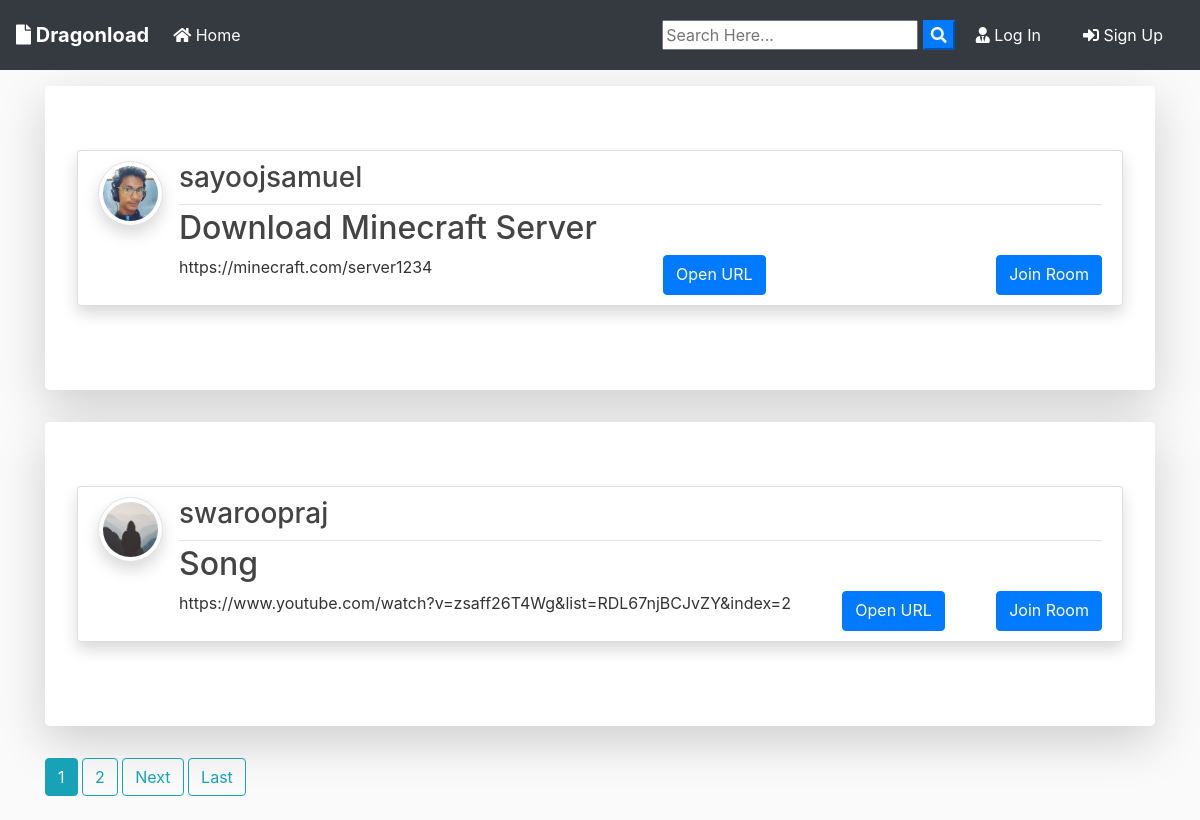
The page / on the database its author committed.
### blog/models.py (models this page shows, shortened)
class Post(models.Model):
	title = models.CharField(max_length=100)
	url = models.URLField(max_length = 100)
	date_posted = models.DateTimeField(default=timezone.now)
	author = models.ForeignKey(User, on_delete=models.CASCADE)

### users/models.py (models this page shows, shortened)
class Profile(models.Model):
    user = models.OneToOneField(User, on_delete=models.CASCADE)
    image = models.ImageField(default='default.jpg', upload_to='profile_pics')

### blog/views.py (the view)
# urls.py: path('', PostListView.as_view(), name='blog-home'),
class PostListView(ListView):
    model = Post
    template_name = 'blog/home.html'  # <app>/<model>_<viewtype>.html
    context_object_name = 'posts'
    ordering = ['-date_posted']
    paginate_by = 2

### blog/templates/blog/home.html (shortened to what this page needs)
{% extends "blog/base.html" %}
{% block content %}
    {% for post in posts %}
      <div class="jumbotron mt-3 bg-white shadow-lg">
      <article class="media content-section shadow">
        <a href="{{ post.author.profile.image.url }} " target="_blank"> <img src="{{ post.author.profile.image.url }}  " alt="" class="article-img rounded-circle img-thumbnail img-fluid shadow">
        </a>
        <div class="media-body">
          <div class="article-metadata d-flex justify-content-between">
            <a class="mr-2 " href="{% url 'user-posts' post.author.username  %}"><h3>{{ post.author }}</h3></a>
          </div>
          <h2><a class="article-title text-justify " href="{% url 'post-detail' post.id %}">{{ post.title }}</a></h2>
          <div class="d-flex justify-content-between">
            <p class="article-content text-justify text-truncate overflow-hidden">{{ post.url }}</p>
            <a class="btn btn-primary  btn-d "  href="{{ post.url }}"  download type="submit">Open URL</a>
            <a class="btn btn-primary" href="/download">Join Room</a>
          </div>
        </div>
      </article>
      </div>
    {% endfor %}
    {% if is_paginated %}
      {% for num in page_obj.paginator.page_range %}
        {% if page_obj.number == num %}
          <a class="btn btn-info mb-4" href="?page={{ num }}">{{ num }}</a>
        {% elif num > page_obj.number|add:'-3' and num < page_obj.number|add:'3' %}
          <a class="btn btn-outline-info mb-4" href="?page={{ num }}">{{ num }}</a>
        {% endif %}
      {% endfor %}
      {% if page_obj.has_next %}
        <a class="btn btn-outline-info mb-4" href="?page={{ page_obj.next_page_number }}">Next</a>
        <a class="btn btn-outline-info mb-4" href="?page={{ page_obj.paginator.num_pages }}">Last</a>
      {% endif %}
    {% endif %}
{% endblock content %}

### blog/templates/blog/base.html (shortened to what this page needs)
{% load static %}
<!doctype html>
<html lang="en">
  <head>
    <link rel="stylesheet" href="https://stackpath.bootstrapcdn.com/bootstrap/4.3.1/css/bootstrap.min.css">
    <link rel="stylesheet" href="https://use.fontawesome.com/releases/v5.8.1/css/all.css" >
    <link rel="stylesheet" href="{% static 'blog/main.css' %}">
</head>
  <body>
        <nav class="navbar navbar-expand-lg navbar-dark bg-dark">
                <a class="navbar-brand font-weight-bold" href="{% url 'blog-home' %}"><i class="fas fa-file"></i> Dragonload</a>
                <div class="collapse navbar-collapse" id="navbarSupportedContent">
                  <ul class="navbar-nav mr-auto">
                    <li class="nav-item active">
                      <a class="nav-link" href="{% url 'blog-home' %}"><i class="fas fa-home"></i> Home <span class="sr-only">(current)</span></a>
                    </li>
                  </ul>
                  <form id="searchform" action="{% url 'search' %}" method="get">
                    <input type="text" name="q" type="text" value="{{ request.GET.q }}" placeholder="Search Here..." />
                    <button type="button" onclick="searchform.submit()" class=" text-white my-color btn-primary"><i class="fa fa-search"></i></button>
                </form>
                    {% if user.is_authenticated %}
                    <a href="{% url 'user-posts' user %}" class="btn text-white m-2"><i class="fas fa-user-shield"></i> My Download Rooms</a>
                    <a href="{% url 'post-create' %} " class="btn text-white m-2"><i class="fas fa-user-edit"></i> Create New Room</a>
                    <a href="{% url 'profile' %} " class="btn text-white m-2"><i class="fas fa-user"></i> {{ user.username }}</a>
                    <a href="{% url 'logout' %} " class="btn text-white m-2"><i class="fas fa-sign-out-alt"></i> Log Out</a>
                    {% else %}
                    <a href="{% url 'login' %} " class="btn text-white m-2"><i class="fas fa-user-tie"></i> Log In</a>
                    <a href="{% url 'register' %} " class="btn text-white m-2"> <i class="fas fa-sign-in-alt"></i> Sign Up</a>
                    {% endif %}
                </div>
              </nav>
      <div class="container my-bg">
    {% block content %}
    {% endblock  %}
</div>
  </body>
</html>

### blog/static/blog/main.css (style rules this page uses)
body { background: #fafafa; color: #333333; margin-top: 0; }
h1, h2, h3, h4, h5, h6 { color: #444444; }
ul { margin: 0; }
.content-section { background: #ffffff; padding: 10px 20px; border: 1px solid #dddddd; border-radius: 3px; margin-bottom: 20px; }
.article-title { color: #444444; }
.article-content { white-space: pre-line; }
.article-img { height: 65px; width: 65px; margin-right: 16px; }
.article-metadata { padding-bottom: 1px; margin-bottom: 4px; border-bottom: 1px solid #e3e3e3 }

### rows shown on the page
Post: author.profile.image (picture), author "sayoojsamuel", title "Download Minecraft Server", url "https://minecraft.com/server1234"
Post: author.profile.image (placeholder picture), author "swaroopraj", title "Song", url "https://www.youtube.com/watch?v=zsaff26T4Wg&list=RDL67njBCJvZY&index=2"

### other values the page prints
{{ num }} "1"
{{ num }} "2"
